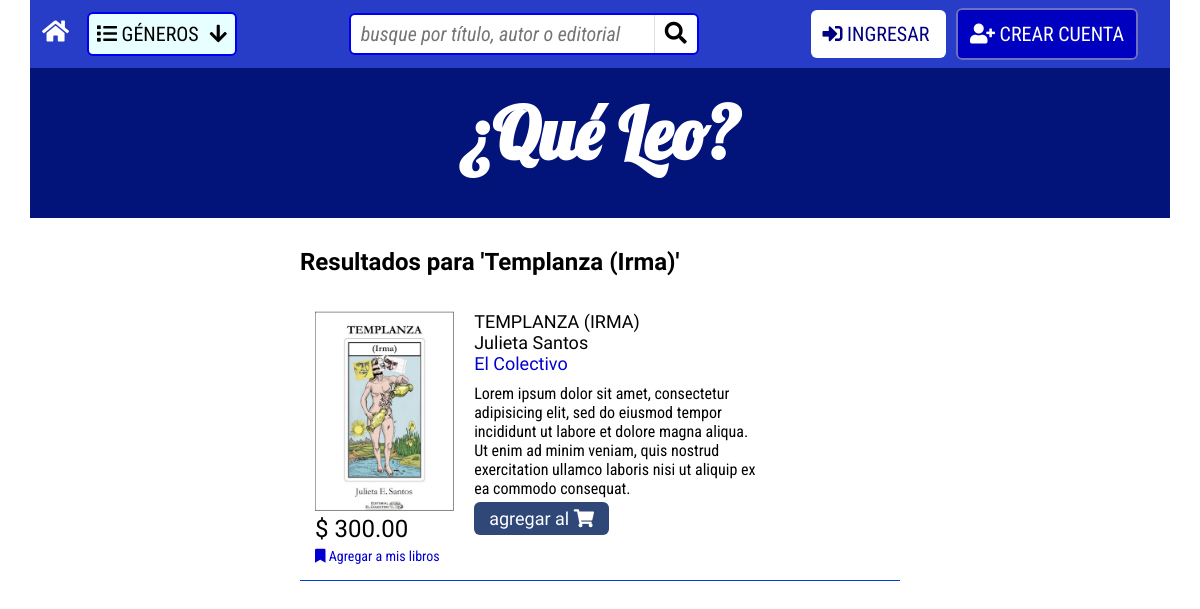
Page /resultados.php?keywords=Templanza (Irma) on the committed database.
### tables this page shows
CREATE TABLE `books` (
  `id` int(10) UNSIGNED NOT NULL,
  `title` varchar(100) NOT NULL,
  `total_pages` int(10) UNSIGNED NOT NULL,
  `price` decimal(8,2) NOT NULL,
  `cover_img_url` varchar(255) DEFAULT NULL,
  `year_published` int(10) UNSIGNED DEFAULT NULL,
  `genre_id` int(10) UNSIGNED NOT NULL,
  `author_id` int(10) UNSIGNED NOT NULL,
  `publisher_id` int(10) UNSIGNED NOT NULL,
  `language_id` int(10) UNSIGNED NOT NULL,
  `ranking` int(10) UNSIGNED NOT NULL,
  `resena` text,
  `isbn` bigint(20) UNSIGNED NOT NULL
);

CREATE TABLE `publishers` (
  `id` int(10) UNSIGNED NOT NULL,
  `name` varchar(100) NOT NULL
);

### DataSourceSetUp.php (called while the page is built, shortened)
<?php
require_once 'src/entities/Factory.php';
$config = parse_ini_file('src/config/db.ini');
$storage = Factory::getDataSource($config['dataSource']);

### src/entities/DbStorage.php (called while the page is built, shortened)
<?php
require_once 'Connection.php';
class DbStorage implements StorageInterface
{
   private $host;
   private $dbName;
   private $user;
   private $password;
   private $query;
   private $db;
   private $stmt;
   public function __construct()
   {
      $path = realpath(__DIR__ . '/../config/db.ini');
      $config = parse_ini_file($path);
      $this->host = $config['host'];
      $this->dbName = $config['dbName'];
      $this->user = $config['user'];
      $this->password = $config['password'];
      $this->query = null;
   }
   public function connect() : bool {
      $this->db = Connection::connect(
         $this->host,
         $this->dbName,
         $this->user,
         $this->password
      );
      return $this->db != null;
   }
   private function prepare(array $datos = []) : bool {
      if ($this->db) {
         try {
            $this->stmt = $this->db->prepare($this->query);
         }
         catch (\Exception $e) {
            return false;
         }
         foreach ($datos as $key => $value) {
            $this->stmt->bindValue(':' . $key, $value);
         }
         try {
            $this->stmt->execute();
         }
         catch (\Exception $e) {
            return false;
         }
         return true;
      }
      return false;
   }
   public function select(array $datos = []) : array {
      if ($this->prepare($datos)) {
         return $this->stmt->fetchAll(PDO::FETCH_ASSOC);
      }
      return [];
   }
   public function setQuery(?string $query) {
      $this->query = $query;
   }
}

### src/entities/Factory.php (called while the page is built, shortened)
<?php
require_once 'DbStorage.php';
abstract class Factory
{
   public static function getDataSource(string $type) : StorageInterface {
      switch ($type) {
         case 'db':
            $dataSource = new DbStorage();
            break;
      }
      return $dataSource;
   }
}

### src/entities/Connection.php (called while the page is built)
<?php
abstract class Connection
{
   public static function connect(string $host, string $dbName, string $user, string $password) : PDO
   {
      $cstring = 'mysql:host=' . $host . ';dbname=' . $dbName;
      try {
         $pdo = new PDO($cstring, $user, $password);
         $pdo->setAttribute(PDO::ATTR_ERRMODE, PDO::ERRMODE_EXCEPTION);
      }
      catch (Exception $e)
      {
         return null;
      }
      return $pdo;
   }
}

### src/entities/BookSearch.php (called while the page is built, shortened)
<?php
class BookSearch
{
   private $id;
   private $title;
   private $price;
   private $cover_img_url;
   private $author;
   private $publisher;
   public function __construct(int $id, string $title, int $total_pages, float $price, string $cover_img_url, int $year_published, string $language, string $genre, string $author, string $publisher, string $resena, string $isbn) {
      $this->id = $id;
      $this->title = $title;
      $this->price = $price;
      $this->cover_img_url = $cover_img_url;
      $this->author = $author;
      $this->publisher = $publisher;
   }
   public function getId() : int {
      return $this->id;
   }
   public function getTitle() : string {
      return $this->title;
   }
   public function getPrice() : float {
      return $this->price;
   }
   public function getCoverImgUrl() : string {
      return $this->cover_img_url;
   }
   public function getAuthor() : string {
      return $this->author;
   }
   public function getPublisher() : string {
      return $this->publisher;
   }
   private static function createInstance(array $row) : BookSearch {
      $book = new BookSearch(
         $row['id'],
         $row['title'],
         $row['total_pages'],
         $row['price'],
         $row['cover_img_url'],
         $row['year_published'],
         $row['language'],
         $row['genre'],
         $row['author'],
         $row['publisher'],
         $row['resena'],
         $row['isbn']
      );
      return $book;
   }
   private static function createArray(array $rows) : array {
      $books = [];
      foreach ($rows as $row) {
         $books[] = self::createInstance($row);
      }
      return $books;
   }
   public static function find(StorageInterface $storage, string $keywords) : array {
      if ($storage instanceof DbStorage) {
         $storage->setQuery('SELECT books.id, title, total_pages,
            price, cover_img_url, year_published,
            languages.name AS language,
            genres.name AS genre,
            CONCAT(authors.first_name, " ", authors.last_name) AS author,
            publishers.name AS publisher,
            resena,
            isbn
            FROM books
            INNER JOIN languages ON languages.id = books.language_id
            INNER JOIN genres ON genres.id = books.genre_id
            INNER JOIN authors ON authors.id = books.author_id
            INNER JOIN publishers ON publishers.id = books.publisher_id
            WHERE books.title LIKE :keywords
            OR CONCAT(authors.first_name, " ", authors.last_name) LIKE :keywords
            OR publishers.name LIKE :keywords
            OR books.resena LIKE :keywords'
         );
         $rows = $storage->select([
            'keywords' => '%' . $keywords .'%'
         ]);
      }
      elseif ($storage instanceOf JsonStorage) {
         $rows = [];
      }
      else {
         $rows = [];
      }
      if ($rows) {
         $books = self::createArray($rows);
         return $books;
      }
      return [];
   }
}

### resultados.php (the view, shortened to what this page needs)
<?php
   require_once 'DataSourceSetUp.php';
   require_once 'src/entities/BookSearch.php';
   if (isset($_GET['keywords'])) {
      $keywords = $_GET['keywords'];
      $books = BookSearch::find($storage, $keywords);
   }
   else {
      $books = [];
   }
?>
<!DOCTYPE html>
<html lang="es">
<?php
   require 'head.php';
?>
<body>
   <div id="contenedor">
      <?php require 'header_full.php'; ?>
      <section id="resultados">
         <h3>Resultados para '<?= $keywords ?>'</h3>
         <?php if (empty($books)) : ?>
            <div class="sin-resultados">
               <div>
                  <img src="img/no-results-1.png" alt="no se encontraron resultados">
                  <span>No hay resultados</span>
               </div>
               <p>
                  Intente repetir la búsqueda con otras palabras
                  <br>
                  O si prefiere puede regresar <a href=".">a la página principal</a>
               </p>
            </div>
         <?php else : ?>
         <?php foreach ($books as $book) : ?>
            <article class="item-resultado">
               <div>
                  <a href="detalles.php?bookid=<?= $book->getId() ?>">
                     <img src="img/<?= $book->getCoverImgUrl() ?>" alt="<?= $book->getTitle() ?>">
                  </a>
                  <br>
                  <span>$ <?= number_format($book->getPrice(), 2) ?></span>
               </div>
               <p class="desc-1"><?= $book->getTitle() ?></p>
               <p class="desc-2"><?= $book->getAuthor() ?></p>
               <p class="desc-3"><?= $book->getPublisher() ?></p>
               <p class="desc-4">Lorem ipsum dolor sit amet, consectetur adipisicing elit, sed do eiusmod tempor incididunt ut labore et dolore magna aliqua. Ut enim ad minim veniam, quis nostrud exercitation ullamco laboris nisi ut aliquip ex ea commodo consequat.</p>
               <span>
                  <a href="#">
                     agregar al <i class="fas fa-shopping-cart"></i>
                  </a>
               </span>
               <br>
               <a href="#">
                  <i class="fas fa-bookmark"></i>
                  Agregar a mis libros
               </a>
            </article>
         <?php endforeach ?>
         <?php endif ?>
      </section>
   </div>
</body>
</html>

### css/styles.css (style rules this page uses)
* { margin: 0; padding: 0; box-sizing: border-box; }
html { scroll-behavior: smooth; }
@media (min-width: 768px) { #contenedor { width: 95%; margin: 0 auto; } }

### css/resultados.css (style rules this page uses)
#resultados { width: 100%; margin: 30px 0; }
#resultados h3 { font-family: Mali; font-size: 24px; margin-bottom: 20px; }
.item-resultado { overflow: hidden; padding: 15px; border-bottom: 1px solid #0040d0; margin-bottom: 20px; }
.item-resultado div:first-child { float: left; margin-right: 20px; }
.item-resultado div:first-child img { height: 200px; }
.item-resultado div:first-child span { font-family: Mali; font-size: 24px; }
.item-resultado .desc-1, .item-resultado .desc-2, .item-resultado .desc-3 { font-family: Mali; font-size: 18px; }
.item-resultado .desc-1 { text-transform: uppercase; }
.item-resultado .desc-3 { color: #0000d0; }
.item-resultado .desc-4 { font-family: 'Roboto Condensed'; font-size: 16px; width: 300px; margin: 10px 0; }
.item-resultado span { display: block; }
.item-resultado span a { text-decoration: none; padding: 6px 15px; background-color: #304878; color: white; border-radius: 6px; font-family: Mali; font-size: 18px; transition: 0.3s; }
.item-resultado a { font-family: 'Roboto Condensed'; font-size: 14px; text-decoration: none; color: #0000d0; margin-top: 8px; clear: both; }
@media screen and (min-width: 600px) { #resultados { width: 600px; margin: 30px auto; } }
@media screen and (min-width: 600px) { .item-resultado .desc-4 { width: 450px; } }

### rows in the picture
books: cover_img_url (picture), price "300.00", title "TEMPLANZA (IRMA)", Author "Julieta Santos", publisher.name "El Colectivo"

### other values in the picture
$keywords "Templanza (Irma)"
